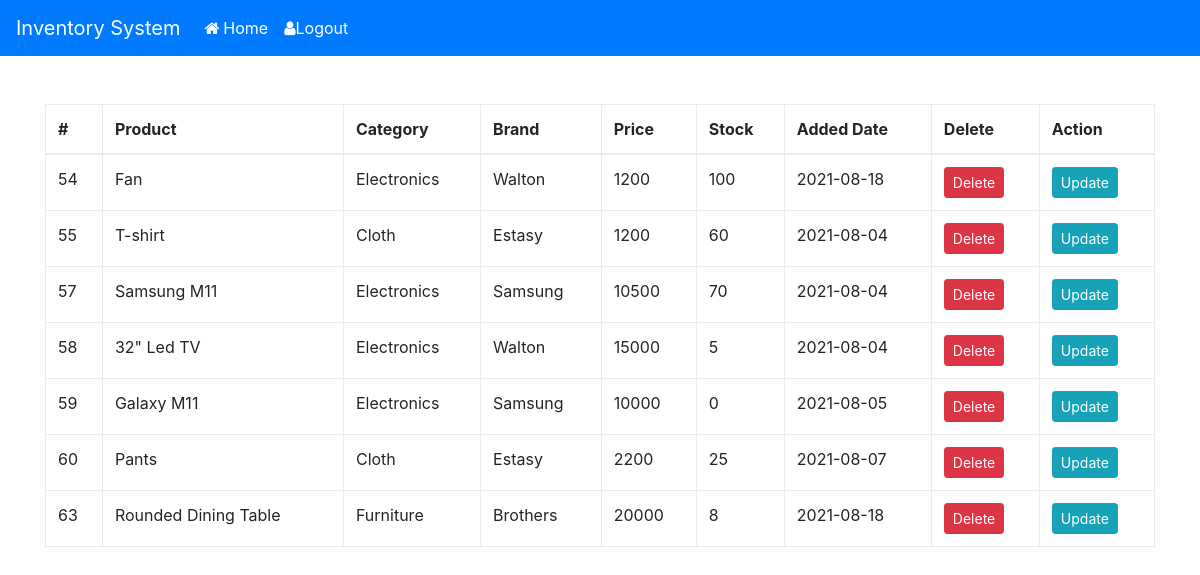
/manage_product.php, run on an earlier commit of the app's database.
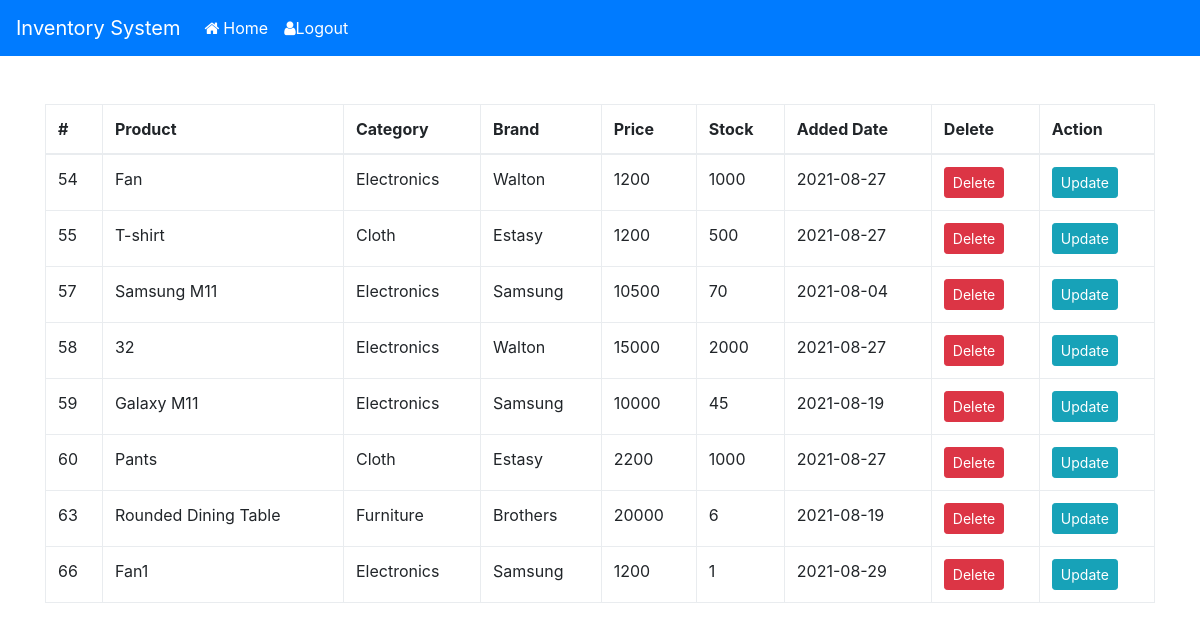
And on a later commit of the database.
### tables this page shows
CREATE TABLE `products` (
  `pid` int(11) NOT NULL,
  `cid` int(11) NOT NULL,
  `bid` int(11) NOT NULL,
  `product_name` varchar(100) NOT NULL,
  `product_price` double NOT NULL,
  `product_stock` int(11) NOT NULL,
  `added_date` date NOT NULL,
  `p_status` enum('1','0') NOT NULL
);

CREATE TABLE `categories` (
  `cid` int(11) NOT NULL,
  `category_name` varchar(255) NOT NULL,
  `status` enum('1','0') NOT NULL
);

CREATE TABLE `brands` (
  `bid` int(11) NOT NULL,
  `brand_name` varchar(255) NOT NULL,
  `status` enum('1','0') NOT NULL
);

### manage_product.php (the view, shortened to what this page needs)
<?php
	include("db_con/database_con.php");
	$result = mysqli_query($conn,"SELECT * FROM products");
?>
<!DOCTYPE html>
<html>
<head>
    <link rel="stylesheet" href="css/bootstrap.min.css" >
 	<link rel="stylesheet" type="text/css" href="https://maxcdn.bootstrapcdn.com/font-awesome/4.7.0/css/font-awesome.min.css">
 	<link rel="stylesheet" href="css/style.css">
 </head>
<body>
	<?php include_once("./templates/header.php"); ?>
	<br/><br/>
	<div class="container">
		<table class="table table-hover table-bordered">
		    <thead>
		      <tr>
		        <th>#</th>
		        <th>Product</th>
		        <th>Category</th>
		        <th>Brand</th>
		        <th>Price</th>
		        <th>Stock</th>
		        <th>Added Date</th>
		        <th>Delete</th>
		        <th>Action</th>
		      </tr>
		    </thead>
		    <tbody id="get_product">
					<?php
						while($row = mysqli_fetch_array($result)) {
					?>
		      <tr>
		        <td><?php echo $row["pid"]; ?></td>
		        <td><?php echo $row["product_name"]; ?></td>
		        <td>
					<?php
						$cid_val = $row["cid"];
				    	$cat_res = mysqli_query($conn,"SELECT category_name FROM categories where cid = '$cid_val' ");
						$cat_row = mysqli_fetch_array($cat_res);
						echo $cat_row["category_name"];
					?>
				</td>
				<td>
					<?php
						$bid_val = $row["bid"];
				    	$bat_res = mysqli_query($conn,"SELECT brand_name FROM brands where bid = '$bid_val' ");
						$bat_row = mysqli_fetch_array($bat_res);
						echo $bat_row["brand_name"];
					?>
				</td>
		        <td><?php echo $row["product_price"]; ?></td>
				<td><?php echo $row["product_stock"]; ?></td>
				<td><?php echo $row["added_date"]; ?></td>
		        <td><a href="./templates/delete-process.php?pid=<?php echo $row["pid"]; ?>" class="btn btn-danger btn-sm">Delete</a></td>
		        <td>
		        	<a href="./templates/update_products.php?pid=<?php echo $row["pid"]; ?>" class="btn btn-info btn-sm">Update</a>
		        </td>
		      </tr>
					<?php
						}
					?>
			</tbody>
		</table>
	</div>
</body>
</html>

### templates/header.php (shortened to what this page needs)
<nav class="navbar navbar-expand-lg navbar-dark bg-primary">
  <a class="navbar-brand" href="#">Inventory System</a>
  <div class="collapse navbar-collapse" id="navbarNav">
    <ul class="navbar-nav">
      <li class="nav-item active">
        <a class="nav-link" href="dashboard.php"><i class="fa fa-home">&nbsp;</i>Home <span class="sr-only">(current)</span></a>
      </li>
      <li class="nav-item active">
        <a class="nav-link" href="logout.php"><i class="fa fa-user"></i>Logout</a>
      </li>
    </ul>
  </div>
</nav>

### css/style.css (style rules this page uses)
* { margin: 0; padding: 0; }
ul,ol { list-style: none; }
a,a:hover { text-decoration: none; color: #000; }

What changed in the data, as far as the page shows it:
changed products "Fan": product_stock "100" → "1000"; added_date "2021-08-18" → "2021-08-27"
changed products "T-shirt": product_stock "60" → "500"; added_date "2021-08-04" → "2021-08-27"
changed products id 58: product_name "32\" Led TV" → "32"; product_stock "5" → "2000"; added_date "2021-08-04" → "2021-08-27"
changed products "Galaxy M11": product_stock "0" → "45"; added_date "2021-08-05" → "2021-08-19"
changed products "Pants": product_stock "25" → "1000"; added_date "2021-08-07" → "2021-08-27"
changed products "Rounded Dining Table": product_stock "8" → "6"; added_date "2021-08-18" → "2021-08-19"
added products: pid "66", product_name "Fan1", cid.category_name "Electronics", bid.brand_name "Samsung", product_price "1200", product_stock "1", added_date "2021-08-29"
